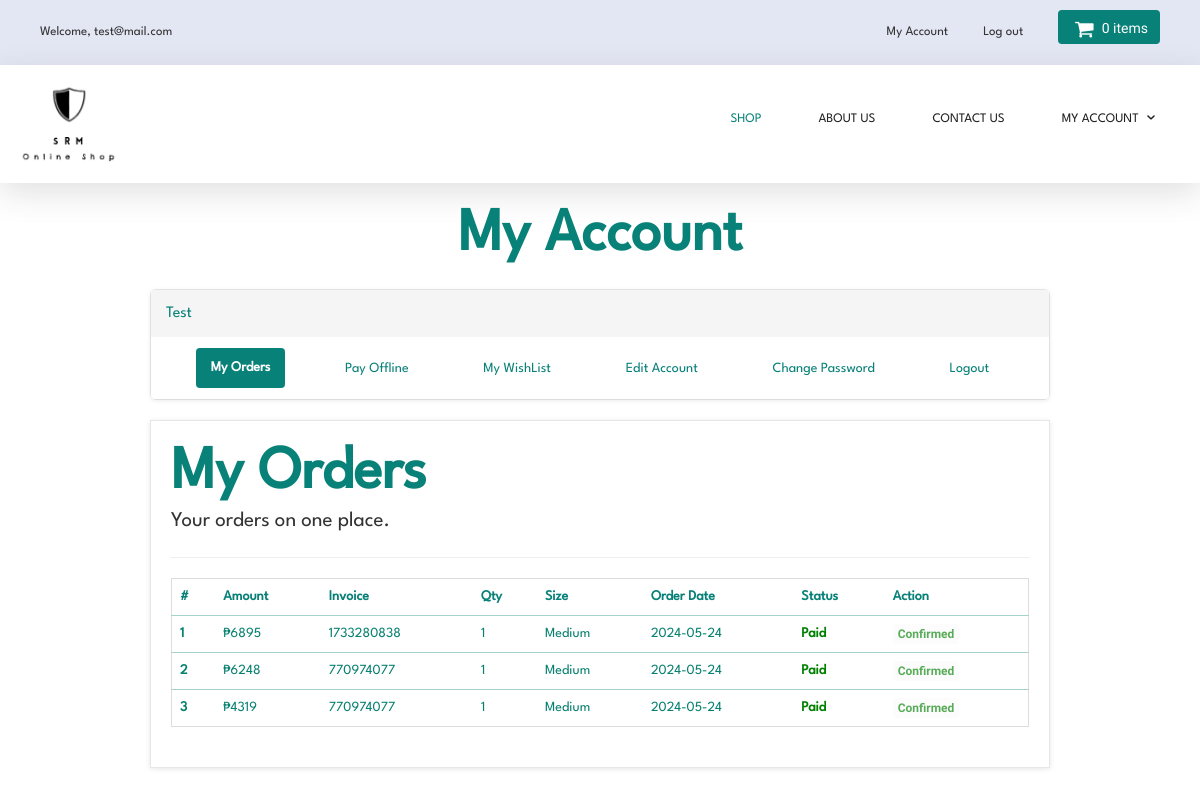
/customer/my_account.php?my_orders (signed in), run on an earlier commit of the app's database.
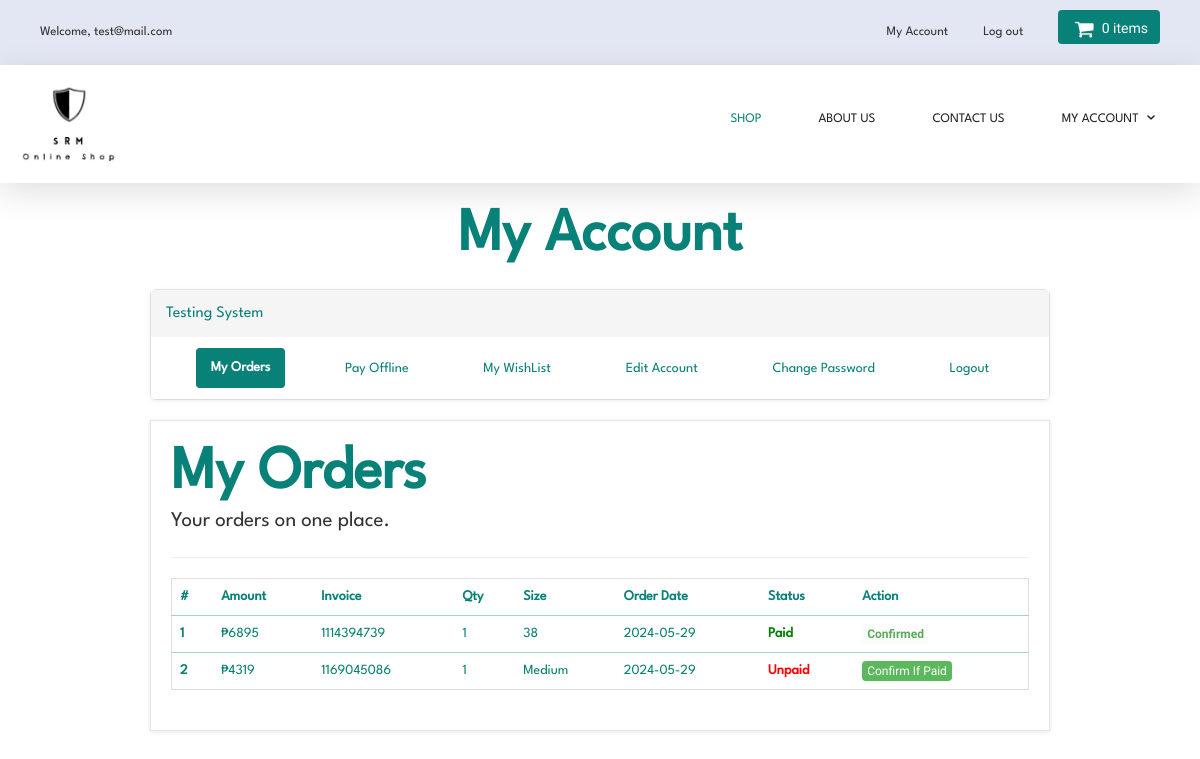
And on a later commit of the database.
### tables this page shows
CREATE TABLE `customers` (
  `customer_id` int(10) NOT NULL,
  `customer_name` varchar(255) NOT NULL,
  `customer_email` varchar(255) NOT NULL,
  `customer_pass` varchar(255) NOT NULL,
  `customer_country` text NOT NULL,
  `customer_city` text NOT NULL,
  `customer_contact` varchar(255) NOT NULL,
  `customer_address` text NOT NULL,
  `customer_image` text NOT NULL,
  `customer_ip` varchar(255) NOT NULL,
  `customer_confirm_code` text NOT NULL
);

CREATE TABLE `customer_orders` (
  `order_id` int(10) NOT NULL,
  `customer_id` int(10) NOT NULL,
  `due_amount` int(100) NOT NULL,
  `invoice_no` int(100) NOT NULL,
  `qty` int(10) NOT NULL,
  `size` text NOT NULL,
  `order_date` timestamp NOT NULL DEFAULT current_timestamp() ON UPDATE current_timestamp(),
  `order_status` text NOT NULL
);

### customer/my_orders.php (the view)
<div class="header">
  <h1>My Orders</h1>
  <p class="lead"> Your orders on one place.</p>
</div>
<hr>
<div class="table-responsive">
  <table class="table table-bordered table-hover">
    <thead>
      <tr>
        <th>#</th>
        <th>Amount</th>
        <th>Invoice</th>
        <th>Qty</th>
        <th>Size</th>
        <th>Order Date</th>
        <th>Status</th>
        <th>Action</th>
      </tr>
    </thead>
    <tbody>
      <?php
      $customer_session = $_SESSION['customer_email'];
      $get_customer = "select * from customers where customer_email='$customer_session'";
      $run_customer = mysqli_query($con,$get_customer);
      $row_customer = mysqli_fetch_array($run_customer);
      $customer_id = $row_customer['customer_id'];
      $get_orders = "select * from customer_orders where customer_id='$customer_id'";
      $run_orders = mysqli_query($con,$get_orders);
      $i = 0;
      while($row_orders = mysqli_fetch_array($run_orders)){
          $order_id = $row_orders['order_id'];
          $due_amount = $row_orders['due_amount'];
          $invoice_no = $row_orders['invoice_no'];
          $qty = $row_orders['qty'];
          $size = $row_orders['size'];
          $order_date = substr($row_orders['order_date'],0,11);
          $order_status = $row_orders['order_status'];
          $i++;
          if($order_status=='pending'){
              $order_status_display = "<b style='color:red;'>Unpaid</b>";
              $action_button = "<a href='confirm.php?order_id=$order_id' target='_blank' class='btn btn-success btn-xs'> Confirm If Paid </a>";
          } else {
              $order_status_display = "<b style='color:green;'>Paid</b>";
              $action_button = "<button class='btn btn-secondary btn-xs' disabled  style='color:green; font-weight: bold'>Confirmed</button>";
          }
      ?>
      <tr>
        <th><?php echo $i; ?></th>
        <td>₱<?php echo $due_amount; ?></td>
        <td><?php echo $invoice_no; ?></td>
        <td><?php echo $qty; ?></td>
        <td><?php echo $size; ?></td>
        <td><?php echo $order_date; ?></td>
        <td><?php echo $order_status_display; ?></td>
        <td><?php echo $action_button; ?></td>
      </tr>
      <?php } ?>
    </tbody>
  </table>
</div>

### customer/my_account.php (shortened to what this page needs)
<?php
if(!isset($_SESSION['customer_email'])){
    echo "<script>window.open('../checkout.php','_self')</script>";
} else {
    include("includes/db.php");
    include("../includes/header.php");
    include("functions/functions.php");
    include("includes/main.php");
?>
<main>
  <div class="header user_header">
    <h1 class="heading">My Account</h1>
  </div>
  <div id="content" class="account_container">
    <div class="account">
      <div class="group">
        <div class="sidebar">
          <?php include("includes/sidebar.php"); ?>
        </div>
        <div class="orders">
          <div class="box">
            <?php
                    if(isset($_GET['my_orders'])){
                        include("my_orders.php");
                    }
                    ?>
          </div>
        </div>
      </div>
    </div>
  </div>
</main>
</body>
</html>
<?php } ?>

### includes/header.php (shortened to what this page needs)
<!DOCTYPE html>
<html lang="en">
<head>
  <link href="styles/bootstrap.min.css" rel="stylesheet">
  <link href="styles/backend.css" rel="stylesheet">
  <link href="styles/style.css" rel="stylesheet">
  <link href="styles/login.css" rel="stylesheet">
  <link href="styles/products.css" rel="stylesheet">
  <link href="styles/cart.css" rel="stylesheet">
  <link href="styles/product_details.css" rel="stylesheet">
  <link href="styles/register_form.css" rel="stylesheet">
  <link href="styles/pagination.css" rel="stylesheet">
  <link href="styles/payment.css" rel="stylesheet">
  <link href="styles/confirm.css" rel="stylesheet">
  <link href="styles/forgot_pass.css" rel="stylesheet">
  <link href="styles/contact.css" rel="stylesheet">
  <link href="styles/about.css" rel="stylesheet">
  <link href="font-awesome/css/font-awesome.min.css" rel="stylesheet">

### customer/includes/main.php (shortened to what this page needs)
</head>
<body>
  <header class="page-header">
    <div class="page-header__topline">
      <div class="container clearfix">
        <div class="currency">
          <a class="currency__change" href="my_account.php?my_orders">
            <?php
          if(!isset($_SESSION['customer_email'])){
          echo "Welcome, Guest";
         }
          else
          {
              echo "Welcome, " . $_SESSION['customer_email'] . "";
            }
?>
          </a>
        </div>
        <div class="basket">
          <a href="../cart.php" class="btn btn--basket">
            <i class="icon-basket"></i>
            <?php items(); ?> items
          </a>
        </div>
        <ul class="login">
          <li class="login__item">
            <?php
          if(!isset($_SESSION['customer_email'])){
            echo '<a href="../customer_register.php" class="login__link">Register</a>';
          }
            else
            {
                echo '<a href="my_account.php?my_orders" class="login__link">My Account</a>';
            }
?>
          </li>
          <li class="login__item">
            <?php
          if(!isset($_SESSION['customer_email'])){
            echo '<a href="../checkout.php" class="login__link">Sign In</a>';
          }
            else
            {
                echo '<a href="../logout.php" class="login__link">Log out</a>';
            }
?>
          </li>
        </ul>
      </div>
    </div>
    <div class="page-header__bottomline">
      <div class="container clearfix">
        <div class="logo">
          <a class="logo__link" href="../index.php">
            <img class="logo__img" src="images/logo.png" alt="SRM Online Shop" width="100" height="100">
          </a>
        </div>
        <nav class="main-nav">
          <ul class="categories">
            <li class="categories__item">
              <a class="categories__link categories__link--active" href="../shop.php">
                Shop
              </a>
            </li>
            <li class="categories__item">
              <a class="categories__link" href="../about.php">
                About us
              </a>
            </li>
            <li class="categories__item">
              <a class="categories__link" href="../contact.php">
                Contact Us
              </a>
            </li>
            <li class="categories__item">
              <a class="categories__link" href="#">
                My Account
                <i class="icon-down-open-1"></i>
              </a>
            </li>
          </ul>
        </nav>
      </div>
    </div>
  </header>

### customer/functions/functions.php (shortened to what this page needs)
<?php
$db = mysqli_connect("localhost","root","","srm_store");
function getRealUserIp(){
    switch(true){
      default : return $_SERVER['REMOTE_ADDR'];
    }
 }
function items(){
global $db;
$ip_add = getRealUserIp();
$get_items = "select * from cart where ip_add='$ip_add'";
$run_items = mysqli_query($db,$get_items);
$count_items = mysqli_num_rows($run_items);
echo $count_items;
}
?>

### customer/includes/sidebar.php
<div class="panel panel-default sidebar-menu account_menu">
  <div class="panel-heading">
    <?php
    $customer_session = $_SESSION['customer_email'];
    $get_customer = "select * from customers where customer_email='$customer_session'";
    $run_customer = mysqli_query($con,$get_customer);
    $row_customer = mysqli_fetch_array($run_customer);
    $customer_name = $row_customer['customer_name'];
    if(!isset($_SESSION['customer_email'])){
    }
    else {
      echo "
      <div class='account_header'>
      <h3 align='center' class='panel-title'>$customer_name </h3>
      </div>
      ";
    }
    ?>
  </div>
  <div class="panel-body">
    <ul class="nav nav-pills nav-stacked">
      <li class="<?php if(isset($_GET['my_orders'])){ echo "active"; } ?>">
        <a href="my_account.php?my_orders"> <i class="fa fa-list"> </i> My Orders </a>
      </li>
      <li class="<?php if(isset($_GET['pay_offline'])){ echo "active"; } ?>">
        <a href="my_account.php?pay_offline"> <i class="fa fa-bolt"></i> Pay Offline </a>
      </li>
      <li class="<?php if(isset($_GET['my_wishlist'])){ echo "active"; } ?>">
        <a href="my_account.php?my_wishlist"> <i class="fa fa-heart"></i> My WishList </a>
      </li>
      <li class="<?php if(isset($_GET['edit_account'])){ echo "active"; } ?>">
        <a href="my_account.php?edit_account"> <i class="fa fa-pencil"></i> Edit Account </a>
      </li>
      <li class="<?php if(isset($_GET['change_pass'])){ echo "active"; } ?>">
        <a href="my_account.php?change_pass"> <i class="fa fa-user"></i> Change Password </a>
      </li>
      <li>
        <a href="logout.php"> <i class="fa fa-sign-out"></i> Logout </a>
      </li>
    </ul>
  </div>
</div>

### styles/style.css (style rules this page uses)
body { min-height: 100vh; position: relative; font-family: 'LeagueSpartan-Regular', Helvetica, Arial, sans-serif; font-size: 14px; line-height: 1.42857143; color: #333333; overflow-x: hidden; }
.box { background: #fff; margin: 0 0 30px; border: solid 1px #e6e6e6; box-sizing: border-box; padding: 20px; box-shadow: 0 1px 5px rgba(0, 0, 0, 0.1); }
#content .panel.sidebar-menu { box-sizing: border-box; box-shadow: 0 1px 5px rgba(0, 0, 0, 0.1); }
#content .panel.sidebar-menu h3 { padding: 5px 0; margin: 0; }

### styles/products.css (style rules this page uses)
.header { width: 100%; text-align: center; }
.header h1 { font-size: 6rem; color: #088178; font-weight: bold; }

### styles/cart.css (style rules this page uses)
.table th, .table td { color: #088170; }
.table thead tr th, .table tbody tr td, .table tbody tr th, .table tfoot tr th { border: 0; }
.table thead tr th { border-bottom: 1px solid #0881715b; }
.table tbody tr:not(:first-child) td, .table tbody tr:not(:first-child) th, .table tfoot tr th { border-top: 1px solid #0881715b; }
.table tbody { margin-bottom: 2rem; }

What changed in the data, as far as the page shows it:
removed customer_orders: due_amount "4319", invoice_no "770974077", qty "1", size "Medium", order_date "2024-05-24", order_status "Paid"
changed customers: customer_name "Test" → "Testing System"
changed customer_orders (number 1 of 2 on the later page): invoice_no "1733280838" → "1114394739"; size "Medium" → "38"; order_date "2024-05-24" → "2024-05-29"
changed customer_orders "Medium": due_amount "6248" → "4319"; invoice_no "770974077" → "1169045086"; order_date "2024-05-24" → "2024-05-29"; order_status "Paid Confirmed" → "Unpaid"; now shows "Confirm If Paid"
